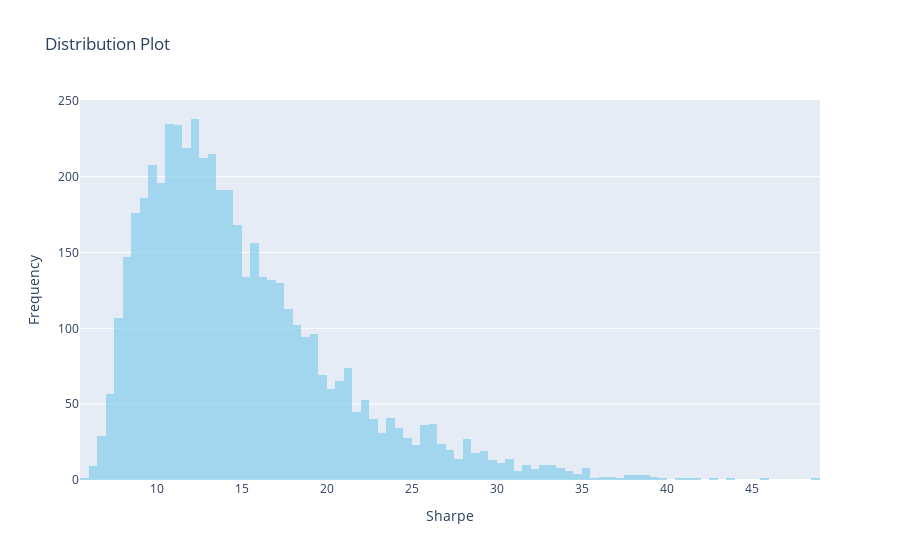

Notebook source saved alongside this figure:
### Code cell
histogram_trace = go.Histogram(
    x=portfolio['Sharpe'],  # 'column_name' contains the data you want to plot
    marker_color='skyblue',  # Optional: set color of bars
    opacity=0.7,  # Optional: set opacity of bars
)


layout = go.Layout(
    title='Distribution Plot',  # Set title of the plot
    xaxis=dict(title='Sharpe'),  # Set label for x-axis
    yaxis=dict(title='Frequency'),  # Set label for y-axis
)

fig = go.Figure(data=[histogram_trace], layout=layout)
fig

### Figure 1 — Plotly figure (JSON) as saved in the notebook; plotly's stock layout.template omitted (floating-point values rounded to 4 significant figures; data arrays with more than 128 entries replaced by an {"elided": "..."} marker saying what was removed)
{"data": [{"marker": {"color": "skyblue"}, "opacity": 0.7, "type": "histogram", "x": {"elided": "5000 float values"}}], "layout": {"title": {"text": "Distribution Plot"}, "xaxis": {"title": {"text": "Sharpe"}}, "yaxis": {"title": {"text": "Frequency"}}}}
